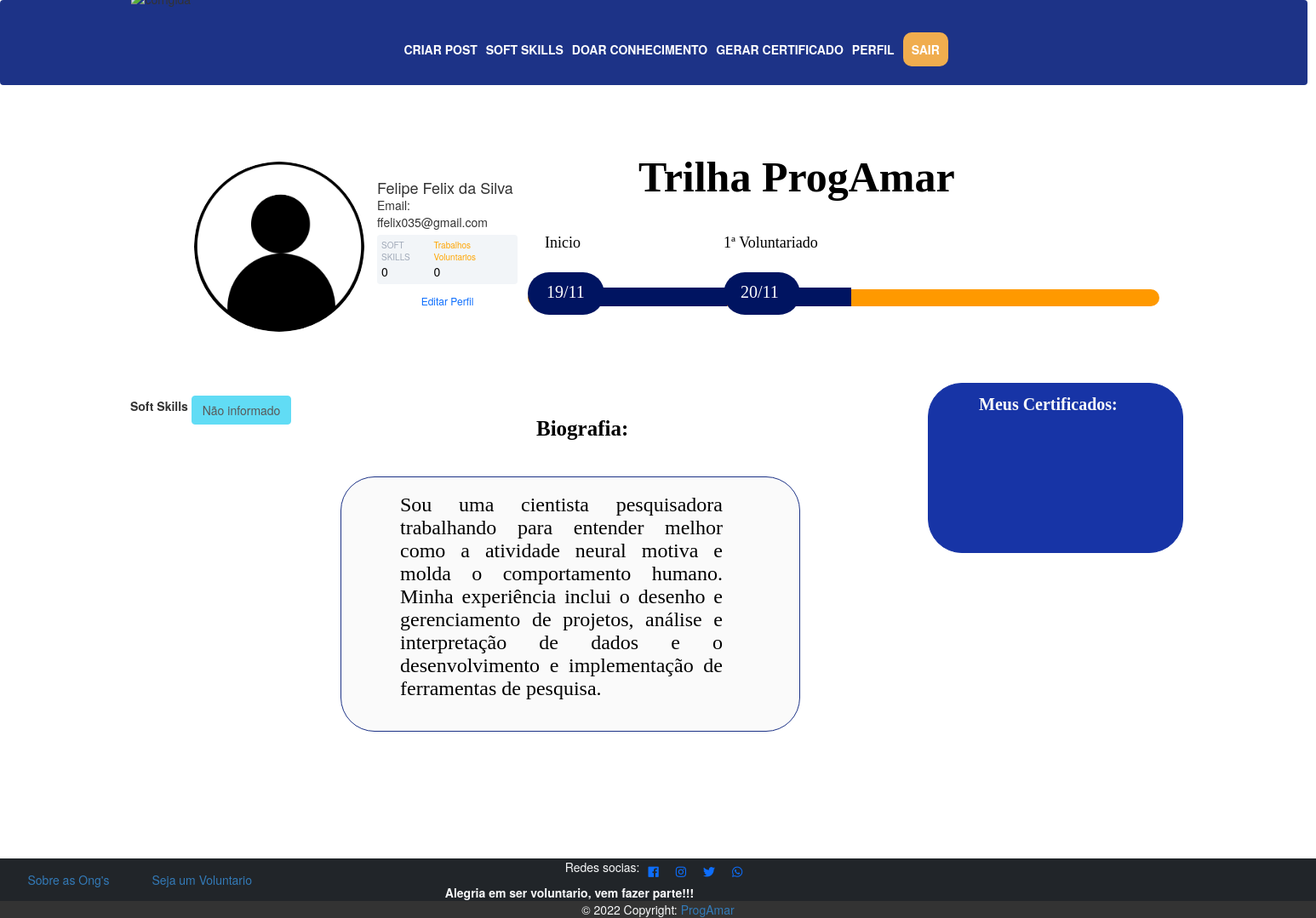
The page /perfil (signed in) on the database its author committed.
### comunidadeprog/models.py (models this page shows)
class Usuario(database.Model, UserMixin):
    id = database.Column(database.Integer, primary_key=True)
    nome = database.Column(database.String, nullable=False)
    email = database.Column(database.String, nullable=False, unique=True)
    senha = database.Column(database.String, nullable=False)
    foto_perfil = database.Column(database.String, default='default.jpg')
    posts = database.relationship('Post_usuario', backref='autor', lazy=True)
    softskills =database.Column(database.String, nullable=False, default='Não Informado')
    def contar_v(self):
        return len(self.posts)

### comunidadeprog/routes.py (the view)
@app.route('/perfil')
@login_required
def perfil():
    foto_perfil = url_for('static', filename='foto_perfil/{}'.format(current_user.foto_perfil))
    return render_template("perfil.html", foto_perfil=foto_perfil)

### comunidadeprog/models.py (called while the page is built)
@login_manager.user_loader
def load_usuario(id_usuario):
    return Usuario.query.get(int(id_usuario))

### comunidadeprog/templates/perfil.html (shortened to what this page needs)
{% extends 'base.html'  %}
{% block body %}
    <div class="container p-5 d-flex   mt-5">
            <div class="card p-3">
                <div class="d-flex align-items-center">
                    <div class="image pe-4" class="rounded-circle">
                <img src="{{foto_perfil}}" class="rounded-circle" width="200" >
                </div>
                <div class="ml-3 w-100">
                   <h4 class="mb-0 mt-0">{{ current_user.nome }}</h4>
                   <span>Email: {{current_user.email}}</span>
                   <div class="p-2 mt-2 bg-primary d-flex justify-content-between rounded text-white stats">
                        {%if 'Não' in current_user.softskills %}
                            <div class="d-flex flex-column"> <span  class="articles">SOFT SKILLS</span> <span class="number1">0</span> </div>
                        {%else %}
                            <div class="d-flex flex-column"><span style="color: orange" class="articles">SOFT SKILLS</span> <span class="number1">{{ current_user.softskills.count(';') + 1 }}</span> </div>
                        {%endif %}
                    <div class="d-flex flex-column">
                        <span style="color: orange" class="rating">Trabalhos Voluntarios</span>
                        <span class="number3">{{ current_user.contar_v()}}</span>
                    </div>
                   </div>
                   <div class="button mt-2 d-flex flex-row align-items-center w-100  " >
                   <a class=w-100 href="{{ url_for('editar_perfil') }}"> <button class="btn btn-sm btn-outline-primary w-100 "> Editar Perfil </button> </a>
                   </div>
                </div>
                </div>
            </div>
         </div>
        <div class="row  mt-5">
            <div class="col col-4" style="text-align: center">
                <strong>Soft Skills</strong>
                {% for softskills in current_user.softskills.split(';') %}
                <button type="button" class="btn btn-info mt-2" disabled>{{ softskills}}</button>
                {% endfor %}
            </div>
        </div>
        <br>
        <br>
        <br>
        <br>
        <br>
         <br>
            <div class="qua2">
            </div>
            <div class="bio">
            </div>
            <div class="progamar">
                <p>
                    Trilha ProgAmar
                </p>
                <div class="biografia">
                    <p>
                        Biografia:
                    </p>
                </div>
                <text class="txt-bio">
                Sou uma cientista pesquisadora trabalhando para entender melhor como a atividade neural motiva e molda o comportamento humano.
                Minha experiência inclui o desenho e gerenciamento de projetos, análise e interpretação de dados e o desenvolvimento e implementação
                de ferramentas de pesquisa.
                </text>
                <p class='meu-certi'>
                 Meus Certificados:
                </p>
                <div class='div-tri2'></div>
                <div class='div-tri3'></div>
                <div class='div-tri4'></div>
                <p class='txt1'>Inicio</p>
                <p class='txt2'> 1ª Voluntariado</p>
                <p class='data1'>19/11</p>
                <p class='data2'>20/11</p>
            </div>
       <br>
        <br>
        <br>
        <br>
        <br>
         <br>
         <br>
        <br>
        <br>
        <br>
        <br>
         <br>
         <br>
        <br>
        <br>
        <br>
        <br>
         <br>
        <br>
        <br>
        <br>
        <br>
         <br>
{% endblock %}

### comunidadeprog/templates/base.html (shortened to what this page needs)
<!DOCTYPE html>
<html lang="en">
  <head>
      <link href="https://cdn.jsdelivr.net/npm/bootstrap@5.2.2/dist/css/bootstrap.min.css" rel="stylesheet">
      <link rel="stylesheet" type="text/css" href="{{url_for('static', filename='main.css')}}" >
      <link rel="stylesheet" type="text/css" href="{{url_for('static', filename='conhecimento.css')}}" >
      <link rel="stylesheet" type="text/css" href="{{url_for('static', filename='quemsomos.css')}}" >
      <link rel="stylesheet" type="text/css" href="{{url_for('static', filename='sobrevoluntariado.css')}}" >
      <link rel="stylesheet" type="text/css" href="{{url_for('static', filename='home.css')}}" >
      <link rel="stylesheet" type="text/css" href="{{url_for('static', filename='ongs.css')}}" >
      <link rel="stylesheet" type="text/css" href="{{url_for('static', filename='saibamais.css')}}" >
      <link rel="stylesheet" type="text/css" href="{{url_for('static', filename='doando.css')}}" >
      <link rel="stylesheet" type="text/css" href="{{url_for('static', filename='cerfificado.css')}}" >
      <link rel="stylesheet" type="text/css" href="{{url_for('static', filename='soft.css')}}" >
      <link rel="stylesheet" type="text/css" href="{{url_for('static', filename='perfilV.css')}}" >
  </head>
  <body>
            {% include 'navbar.html' %}
          {% block body %}
          {% endblock %}
  </body>
  <footer>
            {% include 'rodape.html' %}
  </footer>
</html>

### comunidadeprog/templates/navbar.html (shortened to what this page needs)
<!DOCTYPE html>
<html lang="en">
<head>
    <link rel="stylesheet" href="https://maxcdn.bootstrapcdn.com/bootstrap/3.4.1/css/bootstrap.min.css">
</head>
<body>
    <nav class=" cor-nav navbar navbar-expand-lg navbar-dark  ">
        <img src='https://s3-alpha-sig.figma.com/img/88e9/12fb/4ab0d7f0fd3e81716269b0b81a9bdcf2?Expires=1672012800&Signature=gJ2aMx-IiB~hp7veR48gFjXTlzbDMLDrIUOITFI8RJ0-oTjI0V6HdC8AHfhF1znww8tv1k~TEHvMQXIiX9GIH5C~Ns~~zTYILWQrQRqi7NjSy4PTeMjuQme7hpjn5HY-peezvNlsbHe2udz7QMucP-fYzdzEKXSeREoh7s-0WrGzrL5K3yg0-bPZG1CpV0mO18B6Zgs6OGXDmEVKY~wnczfU3yowEXKPv4ahysr~xjXyXLeWLK4PEFDMMYH7N-hppyFDWWcTdqdBCCyyWZ~Gh2cOuyynipbUhLdiYlTDCZgDO095Z3saWl~kpGYf65UiXeoV0e5XJkauSwKkcezXfw__&Key-Pair-Id=APKAQ4GOSFWCVNEHN3O4' alt='corrigida' class='imglogo ' ></img>
      <div class=" container-fluid container ">
        <a class="navbar-brand  " href="{{ url_for('comunidade') }}"></a>
        {% if current_user.is_authenticated %}
        <ul class="navbar-nav me-auto mb-2 mb-lg-2">
            <li class="nav-item">
                    <br>
              <a class="nav-link active" href="{{ url_for('criar_post') }}"><strong>CRIAR POST</strong></a>
            </li>
             <li class="nav-item">
                    <br>
              <a class="nav-link active" href="{{ url_for('soft') }}"><strong>SOFT SKILLS</strong></a>
            </li>
             <li class="nav-item">
                 <br>
              <a class="nav-link active" href="{{ url_for('doar') }}"><strong>DOAR CONHECIMENTO</strong></a>
            </li>
             <li class="nav-item">
                  <br>
              <a class="nav-link active" href="{{ url_for('certificado') }}"><strong>GERAR CERTIFICADO</strong></a>
            </li>
            <li class="nav-item active ">
                    <br>
              <a class="nav-link active " href="{{ url_for('perfil') }}"><strong>PERFIL</strong></a>
            </li>
             <li class="nav-item">
                    <br>
              <a class="nav-link btn-warning rd m-2 p-3" href="{{ url_for('sair') }}"><strong>SAIR</strong></a>
            </li>
        </ul>
          {% endif %}
        </div>
    </nav>
</body>
</html>

### comunidadeprog/templates/rodape.html (shortened to what this page needs)
<!DOCTYPE html>
<html lang="en">
<head>
  <link rel="stylesheet" href="https://use.fontawesome.com/releases/v5.6.3/css/all.css">
</head>
<footer>
        <footer class="bg-dark text-light fixed-bottom     ">
        <div class="container-fluid ">
        <div class="row  ">
          <div class="col-4">
            <ul class="nav  ">
              <li class="nav-link"><a href="#">Sobre as Ong's </a></li>
              <li class="nav-link"><a href="#">Seja um Voluntario</a></li>
            </ul>
          </div>
          <div class="col-4 justify-content-center ">
            <ul class="nav justify-content-center  ">
                   <p>
                        Redes socias:
                  </p>
              <li class="nav-link" ><i class="fab fa-facebook fa-1.5x "></i></li>
              <li class="nav-link"> <i class="fab fa-instagram fa-1.5x"></i></li>
              <li class="nav-link"><i class="fab fa-twitter fa-1.5"></i></li>
              <li class="nav-link"><i class="fab fa-whatsapp fa-1.5x"></i></li>
            </ul>
               <strong>Alegria em ser voluntario, vem fazer parte!!!</strong>
          </div>
        </div>
        </div>
        <div class="text-center" style="background-color: #333; padding: ;" >
          &copy 2022 Copyright: <a href="#">ProgAmar</a>
        </div>
    </footer>
</html>

### comunidadeprog/static/main.css (style rules this page uses)
.card { width: 400px; border: none; border-radius: 10px; background-color: #fff; }
.stats { background: #f2f5f8 !important; color: #000 !important; }
.articles { font-size:10px; color: #a1aab9; }
.number1 { font-weight:500; }
.rating { font-size:10px; color: #a1aab9; }
.number3 { font-weight:500; }
.cor-nav { position: absolute; width: 1536px; height: 100px; left: 0px; top: 0px; background: #1D3387;' }
.rd { border-radius: 10px; }
.imglogo { width: 129px; height: 122px; left: 10px; margin: 10% }

### comunidadeprog/static/perfilV.css (style rules this page uses)
.qua2 { position: absolute; width: 300px; height: 200px; left: 1090px; top: 450px; background: #1734A6; border: 1px solid #1734A6; border-radius: 40px; }
.bio { box-sizing: border-box; position: absolute; width: 540px; height: 300px; left: 400px; top: 560px; border: 1px solid #1D3387; border-radius: 40px; background: #FAFAFA; border-radius: 40px; font-family: 'Poppins'; font-style: normal; font-weight: 400; font-size: 18px; line-height: 27px; text-align: justify; }
.progamar { position: absolute; width: 394px; height: 49px; left: 750px; top: 180px; font-family: 'Poppins'; font-style: normal; font-weight: 700; font-size: 50px; line-height: 57px; color: #000000; }
.biografia { position: absolute; width: 112px; height: 36px; left: -120px; top: 295px; font-size: 25px; }
.txt-bio { position: absolute; width: 379px; height: 242px; left: -280px; top: 400px; font-family: 'Poppins'; font-style: normal; font-weight: 400; font-size: 24px; line-height: 27px; text-align: justify; color: #000000; }
.meu-certi { position: absolute; width: 201px; height: 25px; left: 400px; top: 280px; font-family: 'Poppins'; font-style: normal; font-weight: 700; font-size: 20px; line-height: 30px; color: #fafafa; }
.div-tri2 { position: absolute; width: 90px; height: 50px; left: 100px; top: 140px; background: #001461; border-radius: 200px; }
.div-tri3 { position: absolute; width: 216px; height: 22px; left: -112px; top: 158px; background: #001461; }
.div-tri4 { position: absolute; width: 100px; height: 22px; left: 150px; top: 158px; background: #001461; }
.txt1 { position: absolute; width: 99px; height: 58px; left: -110px; top: 92px; font-family: 'Poppins'; font-style: normal; font-weight: 400; font-size: 18px; line-height: 27px; color: #000000; }
.txt2 { position: absolute; width: 150px; height: 59px; left: 100px; top: 92px; font-family: 'Poppins'; font-style: normal; font-weight: 400; font-size: 18px; line-height: 27px; color: #000000; }
.data1 { position: absolute; width: 99px; height: 59px; left: -108px; top: 150px; font-family: 'Poppins'; font-style: normal; font-weight: 400; font-size: 20px; line-height: 27px; color: #ffffff; }
.data2 { position: absolute; width: 99px; height: 59px; left: 120px; top: 150px; font-family: 'Poppins'; font-style: normal; font-weight: 400; font-size: 20px; line-height: 27px; color: #ffffff; }

### rows shown on the page
Usuario: nome "Felipe Felix da Silva", email "ffelix035@gmail.com", softskills "Não informado"

### other values the page prints
{{ current_user.contar_v() }} "0"
